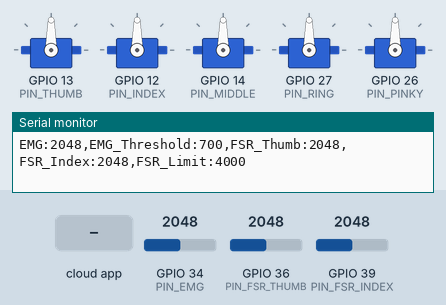
This sketch was run on a simulated ESP32. On the bench: 5 × servo, the last lines printed to the serial monitor. Inputs (shaded band) come from the test bench; at power-on: GPIO 34 (PIN_EMG) = 2048, GPIO 36 (PIN_FSR_THUMB) = 2048, GPIO 39 (PIN_FSR_INDEX) = 2048. WiFi joins after 1.5 s; servers stay silent unless stated.

Above: at 2.7 s.
2.8 s: the phone or cloud app sets DEVICE_ID to 1
At 3.3 s:
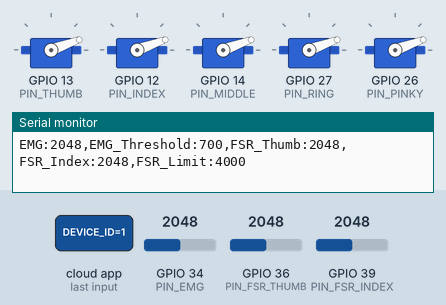
4.3 s: GPIO 34 (PIN_EMG) set to 4040
7.3 s: GPIO 34 (PIN_EMG) set to 3963
At 8.6 s:
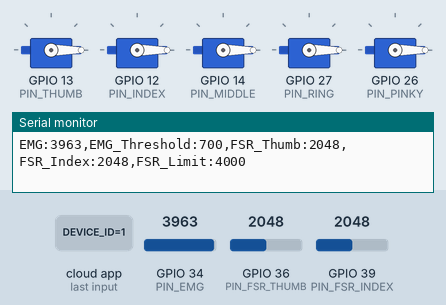
8.9 s: GPIO 34 (PIN_EMG) set to 4095
At 10.1 s:
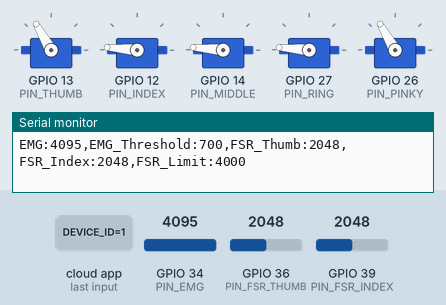
10.5 s: GPIO 34 (PIN_EMG) set to 3960
At 11.1 s:
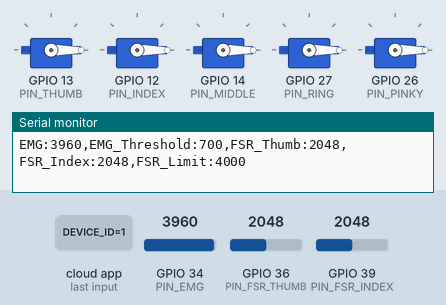
Timing chart, 0 to 13.5 s (numbered marks = the images above; inputs shaded):
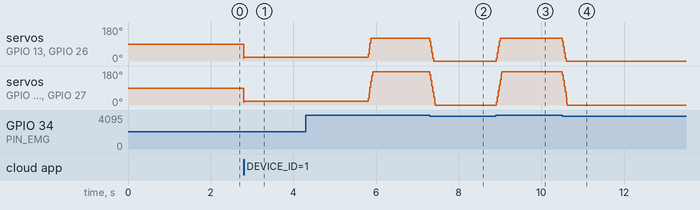

The sketch:

main.ino
```cpp
/*
 * ====================================================================
 * PROSTHETIC HAND - HYBRID CONTROL (Voice + Muscle + Global Safety)
 * ====================================================================
 * Priority Hierarchy:
 * 1. FSR Safety (Global Brake - Stops ALL fingers on contact)
 * 2. Sinric Pro (Voice Command - pauses EMG for 3s)
 * 3. EMG Sensor (Muscle Control - default state)
 */

#include <WiFi.h>
#include <SinricPro.h>
#include <SinricProSpeaker.h>
#include <ESP32Servo.h>

// ======================= CONFIGURATION =======================

#define WIFI_SSID         "WIFI_SSID"
#define WIFI_PASS         "WIFI_PASS"
#define APP_KEY           "APP_KEY"
#define APP_SECRET        "APP_SECRET"
#define DEVICE_ID         "DEVICE_ID"
#define MODE_INSTANCE     "handGesture"

// --- SERVO PINS ---
#define PIN_THUMB   13
#define PIN_INDEX   12
#define PIN_MIDDLE  14
#define PIN_RING    27
#define PIN_PINKY   26

// --- SENSOR PINS ---
#define PIN_EMG       34  // Muscle Sensor
#define PIN_FSR_THUMB 36  // Pressure Sensor Thumb (VP)
#define PIN_FSR_INDEX 39  // Pressure Sensor Index (VN)

// --- THRESHOLDS ---
#define EMG_THRESHOLD     700
#define FSR_LIMIT         4000  // Adjust this: Higher = harder squeeze allowed
#define EMG_PAUSE_TIME    3000

// --- SERVO LIMITS ---
#define SERVO_MIN   0
#define MAX_TP      120 // Thumb/Pinky max
#define MAX_OTHERS  175 // Remaining Fingers max

// ======================= GLOBAL VARS =======================

Servo thumb, indexFinger, middle, ring, pinky;

struct HandPosition {
  int thumb;
  int index;
  int middle;
  int ring;
  int pinky;
};

HandPosition currentPos = {0, 0, 0, 0, 0};
HandPosition targetPos  = {0, 0, 0, 0, 0};

bool powerState = true;
unsigned long lastSinricActionTime = 0;
const int stepSize = 15;

// ======================= SERVO LOGIC =======================

void setTargetPosition(int t, int i, int m, int r, int p) {
  targetPos.thumb = t;
  targetPos.index = i;
  targetPos.middle = m;
  targetPos.ring = r;
  targetPos.pinky = p;
}

void updateServos() {
  // Simple function to move servos incrementally toward target
  if (currentPos.thumb != targetPos.thumb) {
    currentPos.thumb += constrain(targetPos.thumb - currentPos.thumb, -stepSize, stepSize);
    thumb.write(currentPos.thumb);
  }
  if (currentPos.index != targetPos.index) {
    currentPos.index += constrain(targetPos.index - currentPos.index, -stepSize, stepSize);
    indexFinger.write(currentPos.index);
  }
  if (currentPos.middle != targetPos.middle) {
    currentPos.middle += constrain(targetPos.middle - currentPos.middle, -stepSize, stepSize);
    middle.write(currentPos.middle);
  }
  if (currentPos.ring != targetPos.ring) {
    currentPos.ring += constrain(targetPos.ring - currentPos.ring, -stepSize, stepSize);
    ring.write(currentPos.ring);
  }
  if (currentPos.pinky != targetPos.pinky) {
    currentPos.pinky += constrain(targetPos.pinky - currentPos.pinky, -stepSize, stepSize);
    pinky.write(currentPos.pinky);
  }
}

// ======================= POSE DEFINITIONS =======================

void poseOpen()      { setTargetPosition(0, 0, 0, 0, 0); }
void poseRelax()     { setTargetPosition(20, 20, 20, 20, 20); }
void poseClose()     { setTargetPosition(MAX_TP, MAX_OTHERS, MAX_OTHERS, MAX_OTHERS, MAX_TP); }
void poseOK()        { setTargetPosition(120, 140, 0, 0, 0); }
void poseHook()      { setTargetPosition(0, 150, 150, 150, 150); }
void posePoint()     { setTargetPosition(MAX_TP, 0, MAX_OTHERS, MAX_OTHERS, MAX_TP); }
void poseTwo()       { setTargetPosition(MAX_TP, 0, 0, MAX_OTHERS, MAX_TP); }
void poseThree()     { setTargetPosition(MAX_TP, 0, 0, 0, MAX_TP); }
void poseFour()      { setTargetPosition(MAX_TP, 0, 0, 0, 0); }
void poseCall()      { setTargetPosition(0, MAX_OTHERS, MAX_OTHERS, MAX_OTHERS, 0); }
void posePinky()     { setTargetPosition(MAX_TP, MAX_OTHERS, MAX_OTHERS, MAX_OTHERS, 0); }
void poseThumbsUp()  { setTargetPosition(0, MAX_OTHERS, MAX_OTHERS, MAX_OTHERS, MAX_TP); }
void poseFuckYou()   { setTargetPosition(MAX_TP, MAX_OTHERS, 0, MAX_OTHERS, MAX_TP); }
void poseGun()       { setTargetPosition(0, 0, MAX_OTHERS, MAX_OTHERS, MAX_TP); }

// ======================= SENSOR & PLOTTING LOGIC =======================

// Function to plot data on Serial Plotter
void plotSensorData() {
  int emg = analogRead(PIN_EMG);
  int fsrThumb = analogRead(PIN_FSR_THUMB);
  int fsrIndex = analogRead(PIN_FSR_INDEX);

  Serial.print("EMG:");
  Serial.print(emg);
  Serial.print(",");

  Serial.print("EMG_Threshold:");
  Serial.print(EMG_THRESHOLD);
  Serial.print(",");

  Serial.print("FSR_Thumb:");
  Serial.print(fsrThumb);
  Serial.print(",");

  Serial.print("FSR_Index:");
  Serial.print(fsrIndex);
  Serial.print(",");

  Serial.print("FSR_Limit:");
  Serial.println(FSR_LIMIT);
}

void checkSensors() {
  // DETERMINE INTENDED MOVEMENT (EMG or Voice)
  // Check if Voice Command is active (pausing EMG)
  bool voiceActive = (millis() - lastSinricActionTime < EMG_PAUSE_TIME);

  if (!voiceActive) {
     int emgVal = analogRead(PIN_EMG) - 3300;
     if (emgVal > EMG_THRESHOLD) {
        poseClose(); // User wants to close
     } else {
        poseOpen();  // User wants to open
     }
  }

  // FSR GLOBAL SAFETY BRAKE
  int fsrThumbVal = analogRead(PIN_FSR_THUMB);
  int fsrIndexVal = analogRead(PIN_FSR_INDEX);
  bool pressureDetected = (fsrThumbVal > FSR_LIMIT) || (fsrIndexVal > FSR_LIMIT);

  if (pressureDetected) {
      if (targetPos.thumb > currentPos.thumb)   targetPos.thumb = currentPos.thumb;
      if (targetPos.index > currentPos.index)   targetPos.index = currentPos.index;
      if (targetPos.middle > currentPos.middle) targetPos.middle = currentPos.middle;
      if (targetPos.ring > currentPos.ring)     targetPos.ring = currentPos.ring;
      if (targetPos.pinky > currentPos.pinky)   targetPos.pinky = currentPos.pinky;
  }
}

// ======================= SINRICPRO CALLBACKS =======================

bool onPowerState(const String &deviceId, bool &state) {
  Serial.printf("Power: %s \r\n", state ? "ON" : "OFF");
  powerState = state;
  if (state) poseRelax(); else poseOpen();
  lastSinricActionTime = millis();
  return true;
}

bool onSetMode(const String& deviceId, const String& instance, String &mode) {
  Serial.printf("Command: %s\r\n", mode.c_str());
  if (!powerState) return false;

  lastSinricActionTime = millis(); // Block EMG for 3 seconds

  String cleanMode = mode;
  cleanMode.toLowerCase();
  cleanMode.replace(" ", "");

  if      (cleanMode == "open")       poseOpen();
  else if (cleanMode == "close")      poseClose();
  else if (cleanMode == "grab")       poseClose();
  else if (cleanMode == "relax")      poseRelax();
  else if (cleanMode == "ok")         poseOK();
  else if (cleanMode == "hook")       poseHook();
  else if (cleanMode == "point")      posePoint();
  else if (cleanMode == "two")        poseTwo();
  else if (cleanMode == "three")      poseThree();
  else if (cleanMode == "four")       poseFour();
  else if (cleanMode == "call")       poseCall();
  else if (cleanMode == "pinky")      posePinky();
  else if (cleanMode == "thumbsup")   poseThumbsUp();
  else if (cleanMode == "fuckyou")    poseFuckYou();
  else if (cleanMode == "gun")        poseGun();
  else return false;

  return true;
}

// ======================= SETUP & LOOP =======================

void setup() {
  Serial.begin(115200);

  // Servos
  thumb.attach(PIN_THUMB);
  indexFinger.attach(PIN_INDEX);
  middle.attach(PIN_MIDDLE);
  ring.attach(PIN_RING);
  pinky.attach(PIN_PINKY);

  // Sensors
  pinMode(PIN_EMG, INPUT);
  pinMode(PIN_FSR_THUMB, INPUT);
  pinMode(PIN_FSR_INDEX, INPUT);

  poseOpen();

  // WiFi
  WiFi.begin(WIFI_SSID, WIFI_PASS);
  Serial.print("WiFi Connecting...");
  while (WiFi.status() != WL_CONNECTED) {
    Serial.print(".");
    delay(500);
  }
  Serial.println(" OK!");

  // SinricPro
  SinricProSpeaker &myHand = SinricPro[DEVICE_ID];
  myHand.onPowerState(onPowerState);
  myHand.onSetMode(MODE_INSTANCE, onSetMode);
  SinricPro.begin(APP_KEY, APP_SECRET);
}

void loop() {
  SinricPro.handle();

  if (powerState) {
    checkSensors(); // Control logic
    updateServos(); // Motor movement
    plotSensorData(); // Sends data to Serial Plotter
  }

  delay(10);
}
```

Measured:
- after the input at 2.8 s, servo on GPIO 13 (PIN_THUMB), servo on GPIO 12 (PIN_INDEX), servo on GPIO 14 (PIN_MIDDLE), servo on GPIO 27 (PIN_RING), servo on GPIO 26 (PIN_PINKY): 90° → 20° at once
- after the input at 7.3 s, servo on GPIO 13 (PIN_THUMB), servo on GPIO 26 (PIN_PINKY): 120° → 0° at once; servo on GPIO 12 (PIN_INDEX), servo on GPIO 14 (PIN_MIDDLE), servo on GPIO 27 (PIN_RING): 175° → 0° at once
- after the input at 8.9 s, servo on GPIO 13 (PIN_THUMB), servo on GPIO 26 (PIN_PINKY): 0° → 120° at once; servo on GPIO 12 (PIN_INDEX), servo on GPIO 14 (PIN_MIDDLE), servo on GPIO 27 (PIN_RING): 0° → 175° at once
- after the input at 10.5 s, servo on GPIO 13 (PIN_THUMB), servo on GPIO 26 (PIN_PINKY): 120° → 0° at once; servo on GPIO 12 (PIN_INDEX), servo on GPIO 14 (PIN_MIDDLE), servo on GPIO 27 (PIN_RING): 175° → 0° at once
